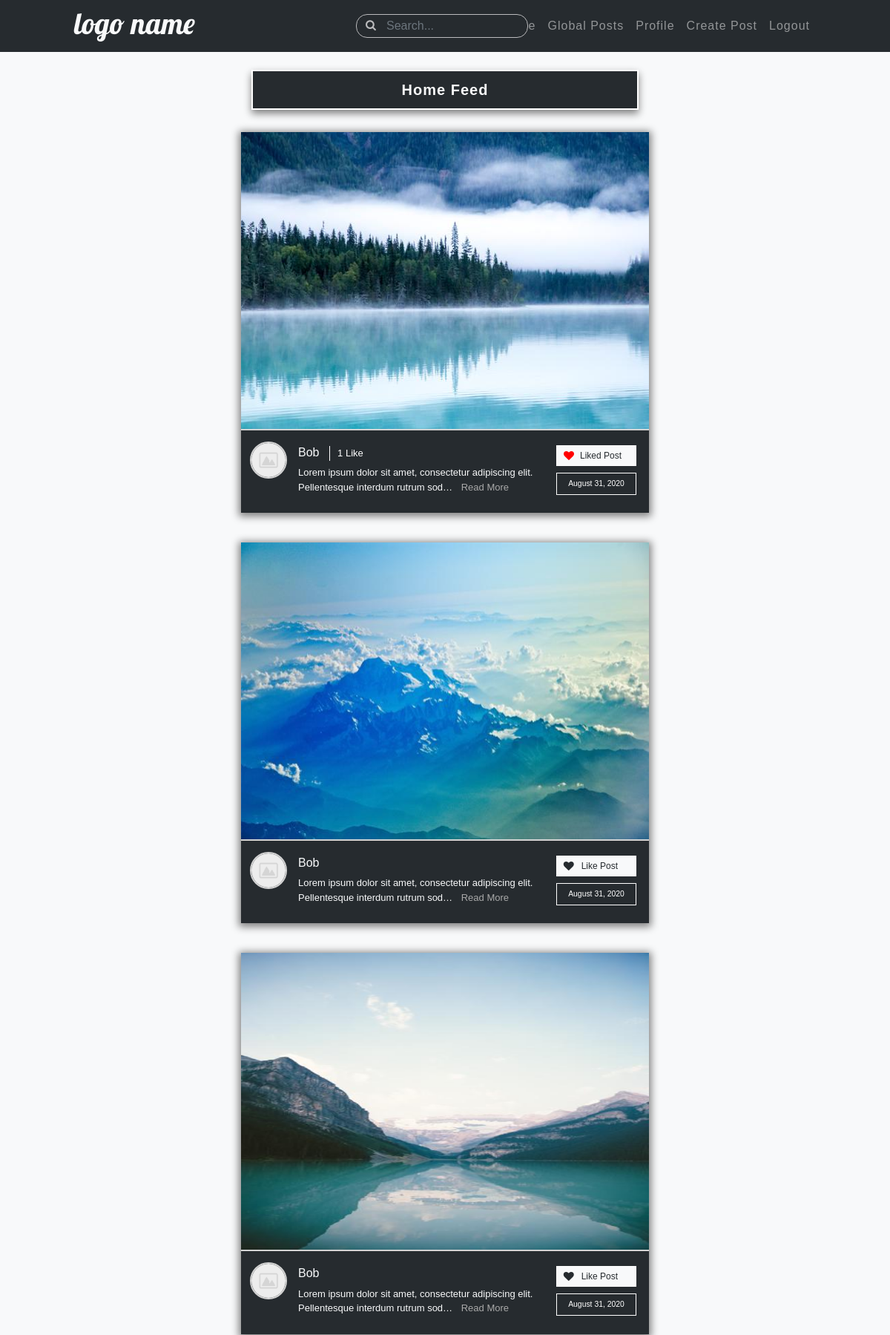
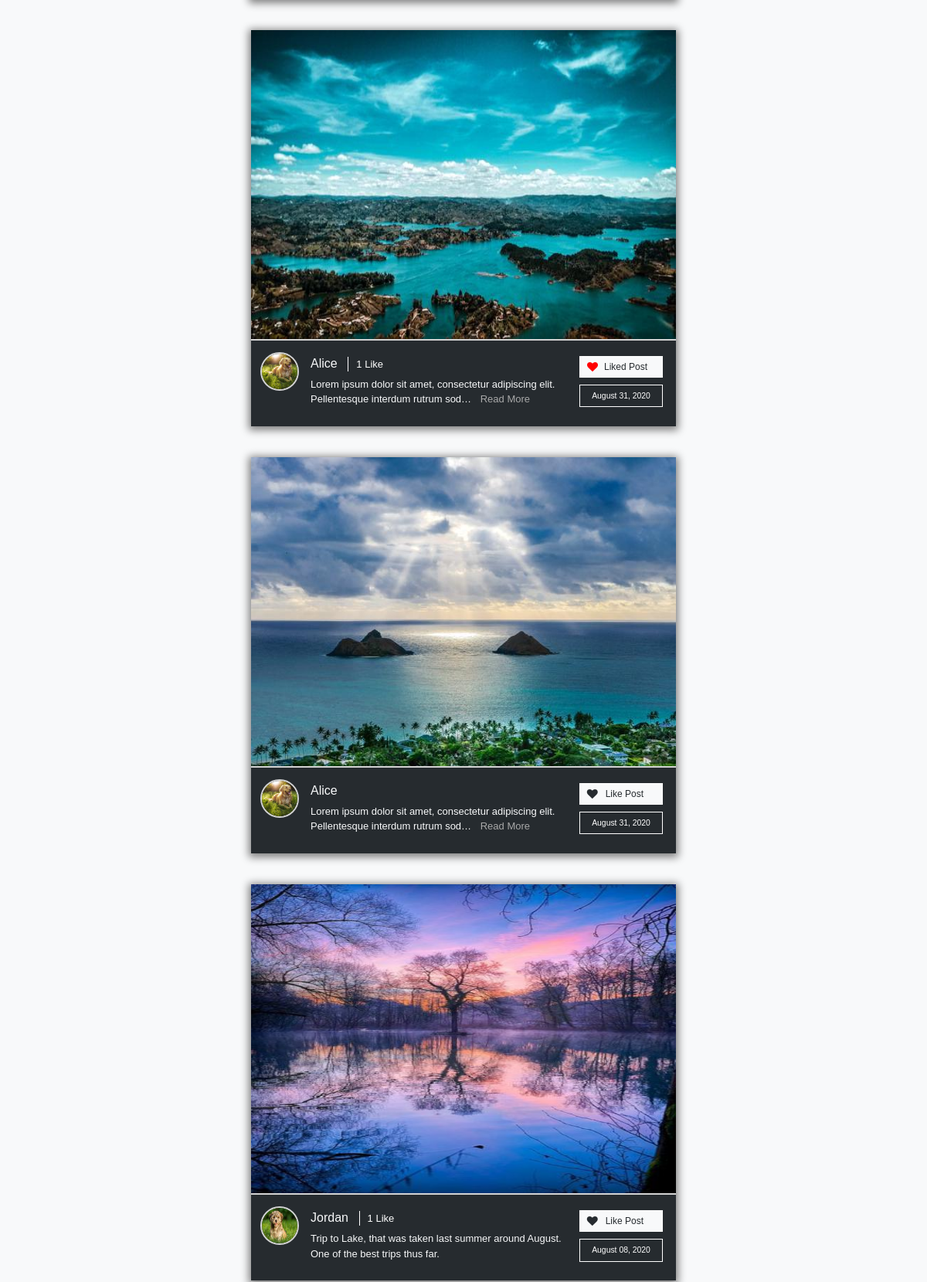
The app's page / (signed in, upper part) with its own data (2 pictures, top to bottom).
### photo_sharing/models.py (models this page shows, shortened)
class Post(models.Model):
    user = models.ForeignKey(User, on_delete=models.CASCADE)
    image = models.ImageField(upload_to='post-images')
    description = models.TextField()
    date_created = models.DateTimeField(auto_now_add=True)

### users/models.py (models this page shows, shortened)
class Profile(models.Model):
    user = models.OneToOneField(User, on_delete=models.CASCADE)
    image = models.ImageField(default='default.jpg', upload_to='profile-image')
    bio = models.CharField(max_length=150)
    following = models.ManyToManyField(User, related_name='followers')

### photo_sharing/views.py (the view)
# urls.py: path('', views.home_feed, name='home'),
@login_required
def home_feed(request):
    following_list = list(Profile.objects.filter(user=request.user).values("following").all())
    following_list = list(map(lambda item: item["following"], following_list))
    following_list.append(request.user.id)
    newest_posts = Post.objects.filter(user_id__in=following_list).all().order_by('-date_created')[:10]
    return render(request, 'photo_sharing/post_list.html', {
        "post_likes": list(PostLike.objects.filter(user=request.user).values_list('post_id', flat=True).all()),
        "newest_posts": newest_posts,
        "following": list(Profile.objects.get(user=request.user).following.all())[:8]
    })

### photo_sharing/templates/photo_sharing/post_list.html (shortened to what this page needs)
{% extends 'photo_sharing/layout.html' %}
{% block content %}
{% load static %}
<div class='custom_row'>
<div class='center-col'>
    <div id='global-posts'>
        <br>
        <div class='text-center'>
            <div class="page-title home-title">
                Home Feed
            </div>
        </div>
        {% for post in newest_posts %}
            <div class="row no-gutters justify-content-center home">
                <div class="col-12 post-block">
                    <div class='post-image'>
                        <img src="{{ post.image.url }}" alt="Post Image">
                    </div>
                    <div class='post-description-section'>
                        <div class='post-user-image'>
                            <img src="{{ post.user.profile.image.url }}" alt="User Profile Image">
                        </div>
                        <div class='post-description'>
                            <a class='username-link' href="{% url 'profile' post.user.username %}"><h6>{{ post.user.username|title }}</h6></a>
                                <div class='likes'><a href="{% url 'likes-list' post.id %}"><p>
                                    {% if post.postlike_set.all.count > 0 %}
                                    <span class="likes-count">{{ post.postlike_set.all.count }}</span>
                                    {% else %}
                                    <span class="likes-count likes-hidden">0</span>
                                    {% endif %}
                                    {% if post.postlike_set.all.count == 1 %}
                                    <span id="like-title"> Like</span>
                                    {% elif post.postlike_set.all.count > 1 %}
                                    <span id="like-title"> Likes</span>
                                    {% else %}
                                    <span class='likes-hidden' id="like-title"> Like</span>
                                    {% endif %}
                                    </p></a></div>
                            <p class='post-p'><span class='post-text' data-description='{{ post.description|capfirst }}'>{{ post.description|capfirst|truncatechars:90 }}</span> {% if post.description|length > 90 %} <button class='post-read-more-btn'>Read More</button> {% endif %} </p>
                            {% if post.id not in post_likes %}
                            <a href="{% url 'post-like' post.id %}" data-id="{{post.id}}" class='like-btn'><p><i class="fa fa-heart" aria-hidden="true"></i>Like Post</p></a>
                            {% else %}
                            <a href="{% url 'post-like' post.id %}" data-id="{{post.id}}" class='like-btn liked'><p><i class="fa fa-heart" aria-hidden="true"></i>Liked Post</p></a>
                            {% endif %}
                            <p class='post-date'>{{ post.date_created|date:'F d, Y' }}</p>
                        </div>
                    </div>
                </div>
            </div>
        {% empty %}
        <div class='bg-dark text-white py-3 px-4 mt-4'>Your feed is empty. Begin following people to see their posts here.</div>
        {% endfor %}
    </div>
</div>
</div>
{% endblock %}

### photo_sharing/static/photo_sharing/main.css (style rules this page uses)
body { background: #f8f9fa; font-family: Helvetica, sans-serif; color: #f8f9fa; min-height: 100vh; }
.custom_row { display: grid; grid-template-columns: 25% 50% 25%; max-width: 1375px; margin: auto; }
@media (max-width: 1200px) { .custom_row { display: block; } }
#global-posts { width: 90%; max-width: 550px; margin: auto; }
.home-title { font-size: 1.25rem !important; }
.home .post-image { width: 100%; height: 400px; }
.home .post-image img { height: 100%; width: 100%; }
.home .post-description { font-size: 13px; margin: 5px 5px 5px 15px; position: relative; padding-right: 120px; padding-bottom: 5px; width: 100%; min-height: 68px; display: inline-block; max-height: 80px; overflow-y: scroll; }
.post-text { margin-right: 8px; }
.post-read-more-btn, .view-post-btn { display: inline; padding: 0; background: none; outline: none; border: none; color: darkgrey; }
.home .post-date { top: 37px; right: 0; padding: 6px 0; font-size: 0.65rem; background: #262B2F; text-align: center; border: 1px solid white; color: white; box-sizing: border-box; width: 108px; }
.like-btn { position: absolute; top: 0; right: 0; background: #f8f9fa; color: #262B2F; padding: 4px 24px 4px 9px; font-size: 12px; border: 1px solid white; cursor: pointer; }
.like-btn .fa-heart { margin-right: 10px; font-size: 14px; position: relative; top: 1px; }
.liked { padding: 4px 19px 4px 9px; }
.liked .fa-heart { color: red; margin-right: 8px; }
.likes { display: inline-block; margin-left: 10px; border-left: 1px solid white; padding-left: 10px; }
.likes a { color: white; }
.post-block { background: #262B2F; display: flex; flex-direction: column; box-sizing: border-box; margin: 20px; box-shadow: 0px 2px 10px 3px grey; position: relative; width: 370px; }
.post-image { width: 100%; height: 300px; }
.post-image img { height: 300px; width: 100%; }
.post-description-section { display: flex; padding: 15px 12px; border-top: 2px solid lightgrey; }
.post-user-image img { width: 50px; height: 50px; border-radius: 50%; border: 2px solid lightgrey; }
.post-description { font-size: 12px; margin: auto; margin-left: 15px; }
.post-description p { margin-bottom: 0; }
.post-date { display: inline-block; position: absolute; top: 10px; right: 0px; background: #f8f9fa; color: #262B2F; padding: 4px 10px; font-size: 12px; }
.page-title { border: 2px solid white; color: #f8f9fa; background: rgb(38, 43, 47); padding: 10px 5px; max-width: 650px; width: 95%; box-shadow: 0px 5px 10px grey; margin: auto; margin-bottom: 10px; font-size: 1.7rem; font-weight: bold; letter-spacing: 1px; }
.username-link { display: inline-block; color: #f8f9fa; }

### records on screen
Post: image (picture), user.profile.image (placeholder picture), user.username "Bob", postlike_set.all.count "1", shows "Like", description "Lorem ipsum dolor sit amet, consectetur adipiscing elit. Pellentesque interdum rutrum sod…", shows "Read More", date_created "August 31, 2020"
Post: image (picture), user.profile.image (placeholder picture), user.username "Bob", description "Lorem ipsum dolor sit amet, consectetur adipiscing elit. Pellentesque interdum rutrum sod…", shows "Read More", date_created "August 31, 2020"
Post: image (picture), user.profile.image (placeholder picture), user.username "Bob", description "Lorem ipsum dolor sit amet, consectetur adipiscing elit. Pellentesque interdum rutrum sod…", shows "Read More", date_created "August 31, 2020"
Post: image (picture), user.profile.image (picture), user.username "Alice", postlike_set.all.count "1", shows "Like", description "Lorem ipsum dolor sit amet, consectetur adipiscing elit. Pellentesque interdum rutrum sod…", shows "Read More", date_created "August 31, 2020"
Post: image (picture), user.profile.image (picture), user.username "Alice", description "Lorem ipsum dolor sit amet, consectetur adipiscing elit. Pellentesque interdum rutrum sod…", shows "Read More", date_created "August 31, 2020"
Post: image (picture), user.profile.image (picture), user.username "Jordan", postlike_set.all.count "1", shows "Like", description "Trip to Lake, that was taken last summer around August. One of the best trips thus far.", date_created "August 08, 2020"
